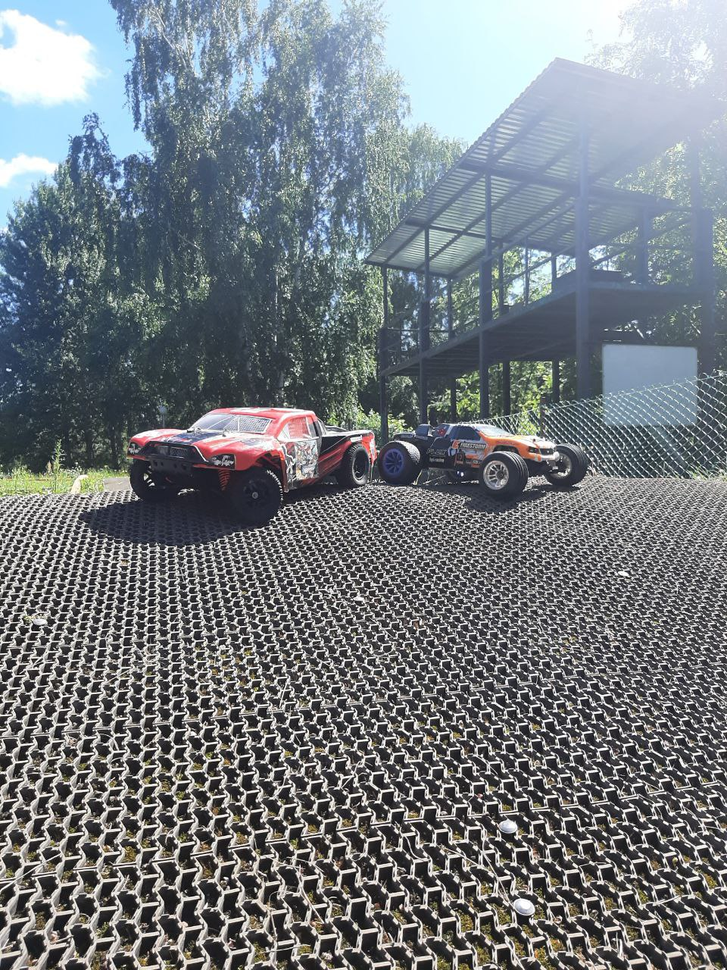
#> input picture Lab1/img_3.png, 727 x 970 px, shrunk from 960 x 1280 before the run
$ python equalizehist.py
#> lines starting #> are read from the running program, lines starting #| are printed output that depends on the picture
import cv2
import numpy as np
from matplotlib import pyplot as plt

img = cv2.imread('img_3.png')
#> img is the input picture: shape (970, 727, 3); mean B, G, R 128, 123, 116.8

img_yuv = cv2.cvtColor(img, cv2.COLOR_BGR2YUV)
#> img_yuv: shape (970, 727, 3); mean of channels 0, 1, 2 121.7, 131.1, 123.8

# equalize the histogram of the Y channel
img_yuv[:, :, 0] = cv2.equalizeHist(img_yuv[:, :, 0])
#> img_yuv: shape (970, 727, 3); mean of channels 0, 1, 2 128.1, 131.1, 123.8

# convert the YUV image back to RGB format
img_output = cv2.cvtColor(img_yuv, cv2.COLOR_YUV2BGR)

cv2.imshow('Color input image', img)
plt.hist(img_yuv.ravel(), 256, [0, 256])
plt.show()
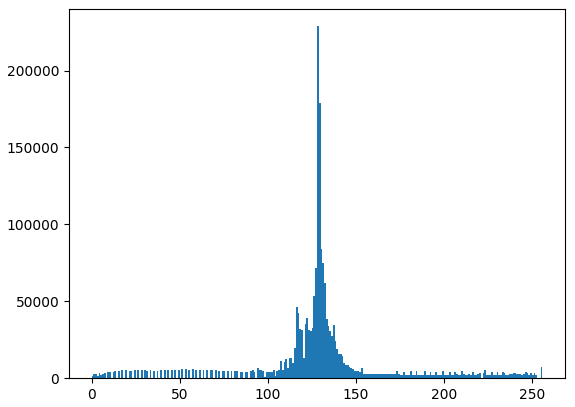
#> figure drawn by matplotlib, 1 panel; tallest bar 228809 high, from x = 128 to 129
cv2.imshow('Histogram equalized', img_output)
plt.hist(img_output.ravel(), 256, [0, 256])
plt.show()
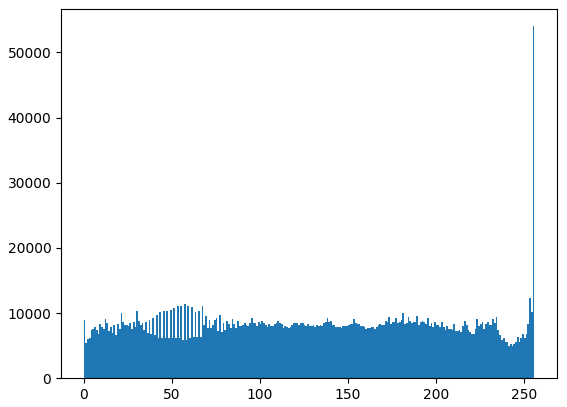
#> figure drawn by matplotlib, 1 panel; tallest bar 54016 high, from x = 255 to 256
cv2.waitKey(0)

$ run again, with Lab1/img_4.png copied over Lab1/img_3.png
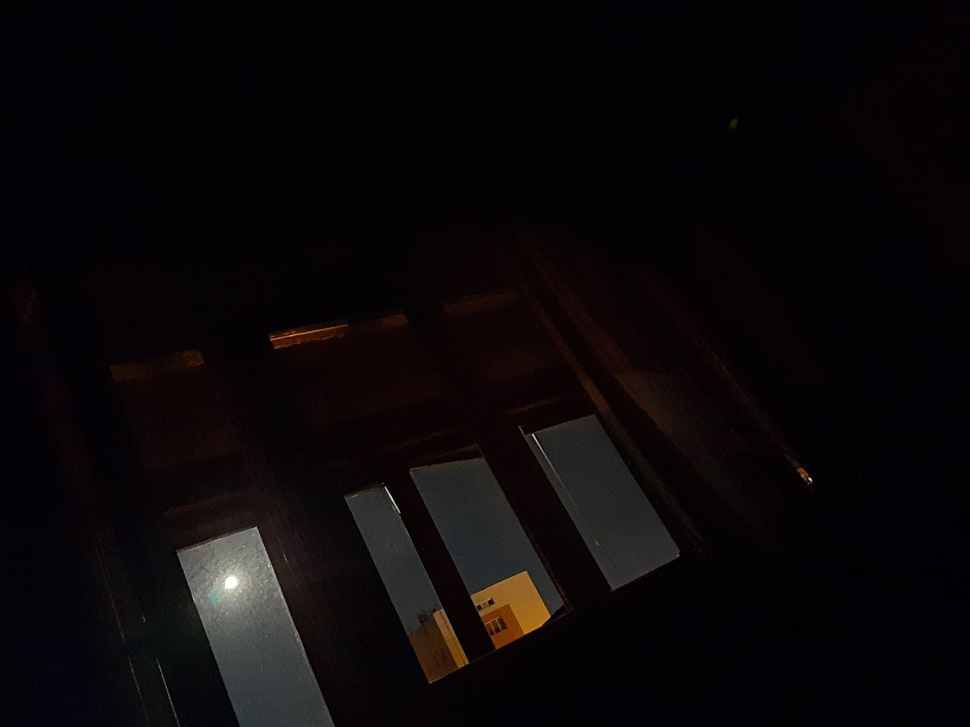
#> input picture Lab1/img_4.png, 970 x 727 px, shrunk from 1280 x 960 before the run
#> img is the input picture: shape (727, 970, 3); mean B, G, R 9.4, 7.4, 11.1
#> `img_output = cv2.cvtColor(img_yuv, cv2.COLOR_YUV2BGR)`:
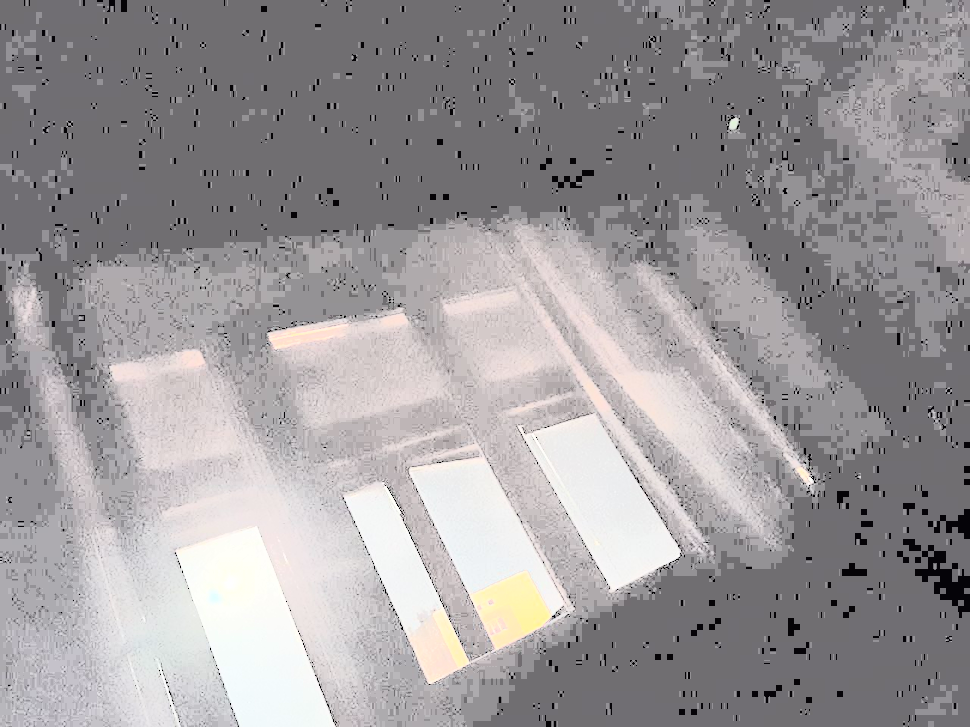
#> img_output: shape (727, 970, 3); mean B, G, R 155.2, 153.1, 156.7
#> `plt.show()`:
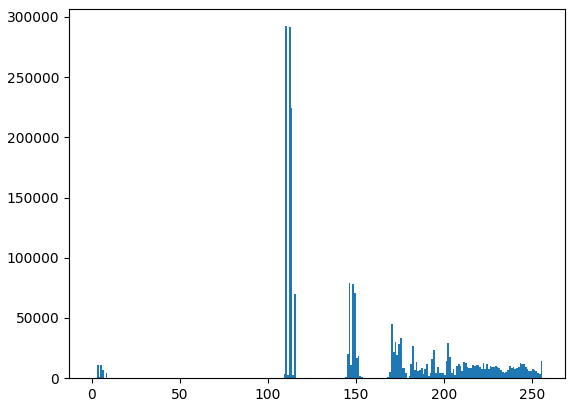
#> figure drawn by matplotlib, 1 panel; tallest bar 292358 high, from x = 110 to 111
